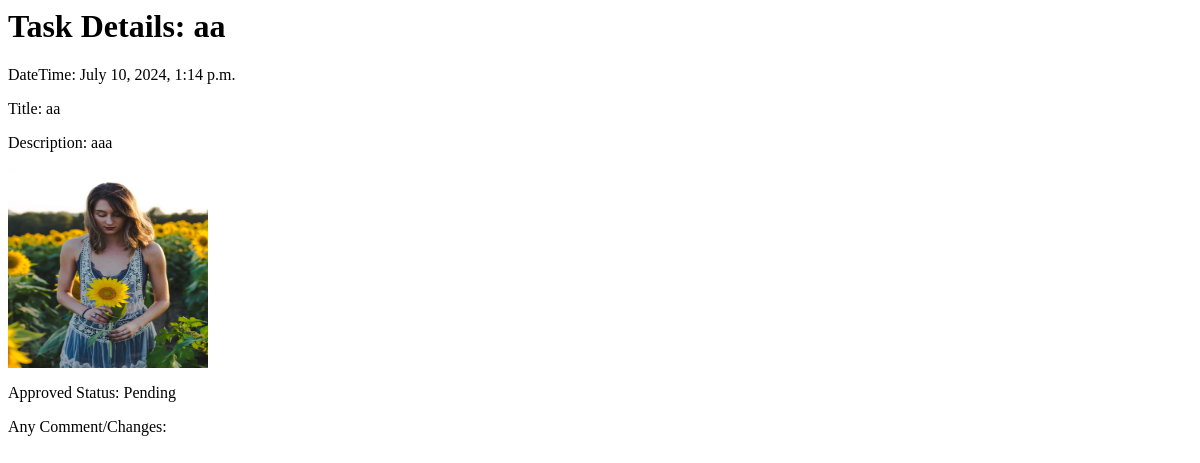
Page /dashboard/viewtask/7/ (signed in) on the earlier database version.
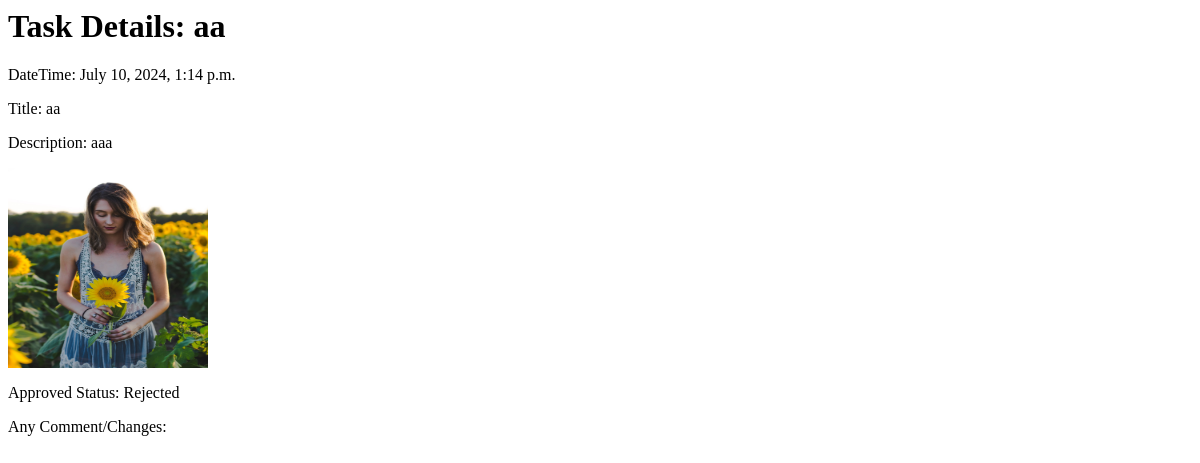
Same page on the later database version.
### dashboard/models.py (models this page shows, shortened)
class Task(models.Model):
    user = models.ForeignKey(User, on_delete=models.CASCADE)
    datetime = models.DateTimeField()
    image=models.ImageField(upload_to="images/")
    title = models.CharField(max_length=200)
    description = models.TextField(blank=True, null=True)
    admin_comment = models.TextField(blank=True,null=True)
    STATUS_CHOICES = [
        ('Pending', 'Pending'),
        ('Approved', 'Approved'),
        ('Rejected', 'Rejected'),
    ]
    approved = models.CharField(max_length=10, choices=STATUS_CHOICES, default='Pending')  # For admin approval

### dashboard/views.py (the view)
# urls.py: path('viewtask/<int:item_id>/',views.item_view,name='viewtask'),
def item_view(request,item_id):
    item = get_object_or_404(Task, id=item_id, user=request.user)
    return render(request,'viewtask.html',{'item':item})

### dashboard/templates/viewtask.html (shortened to what this page needs)
{% load static %}
<html>
<head>
</head>
<body>
{%block content%}
<h1>Task Details: {{ item.title }}</h1>
<p>DateTime: {{ item.datetime }}</p>
<p>Title: {{ item.title }}</p>
<p>Description: {{ item.description }}</p>
{% if item.image %}
<img src="{{item.image.url }}" alt="Task Image" width="200" height="200">
{% else %}
    <p>No image available</p>
{% endif %}
<p>Approved Status: {{ item.approved }}</p>
<p>Any Comment/Changes: {{ item.comment }}</p>
{%endblock %}
</body>
</html>

Differences in the rows shown:
changed Task "aa": approved "Pending" → "Rejected"
